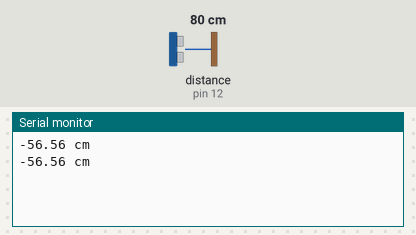
Bench run of a sketch on a simulated Arduino Uno, built with avr-gcc and run on an emulated ATmega328P. On the bench: the last lines printed to the serial monitor. Wiring (inferred from the names in the program): ultrasonic range finder: trigger pin 13; echo pin 12. The inputs (shaded band) are chosen by the test bench; at power-on: distance to the obstacle (sensor on pin 12) 80 cm. The echo pulse lasts 58.3 µs per cm.

Above: at 1.8 s.
1.9 s: distance to the obstacle (sensor on pin 12) set to 2 cm
At 2.8 s:
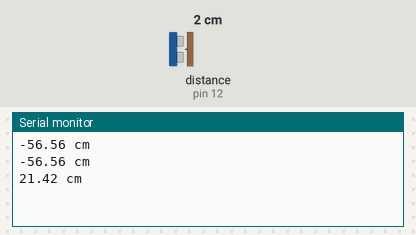
3.4 s: distance to the obstacle (sensor on pin 12) set to 4 cm
At 4.8 s:
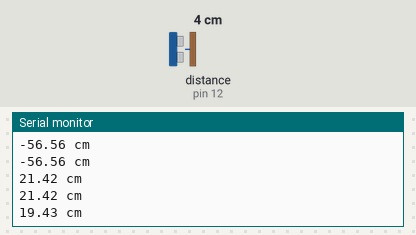
Timing chart, 0 to 6.4 s (numbered marks = the images above; inputs shaded):
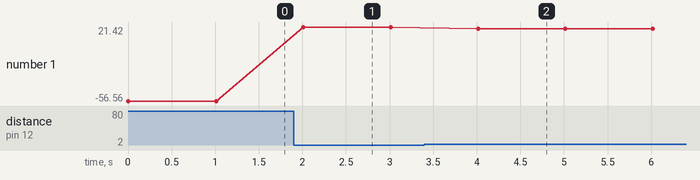

The sketch:

Program_Mengukur_Ketinggian_Air.ino
```cpp
// (licence header left out)
#define PIN_TRIG 13
#define PIN_ECHO 12

const double JARAK_DASAR = 23.12; // Diperoleh saat
                                  // gelas disingkirkan

void setup()
{
  Serial.begin (9600);
  pinMode(PIN_TRIG, OUTPUT);
  pinMode(PIN_ECHO, INPUT);
}

void loop()
{
  // Berikan isyarat HIGH pada pin trig 10 mikrodetik
  digitalWrite(PIN_TRIG, HIGH);
  delayMicroseconds(10);  // Tunda 10 mikrodetik
  digitalWrite(PIN_TRIG, LOW);

  // Baca hasilnya di pin echo
  double selang = pulseIn(PIN_ECHO, HIGH);

  // Hitung jarak yang diperoleh
  double tinggi = JARAK_DASAR - 0.0343 * ( selang / 2);

  Serial.print(tinggi);
  Serial.println(" cm");

  delay(1000); // Tunda satu detik
}
```

Measured:
- after the input at 1.9 s, the serial monitor: prints a new line after 0.11 s (image 1)
- after the input at 3.4 s, the serial monitor: prints a new line after 0.61 s (image 2)
- plotted number 1: -56.56 → 21.42 after the input at 1.9 s, 21.42 → 19.43 after the input at 3.4 s
